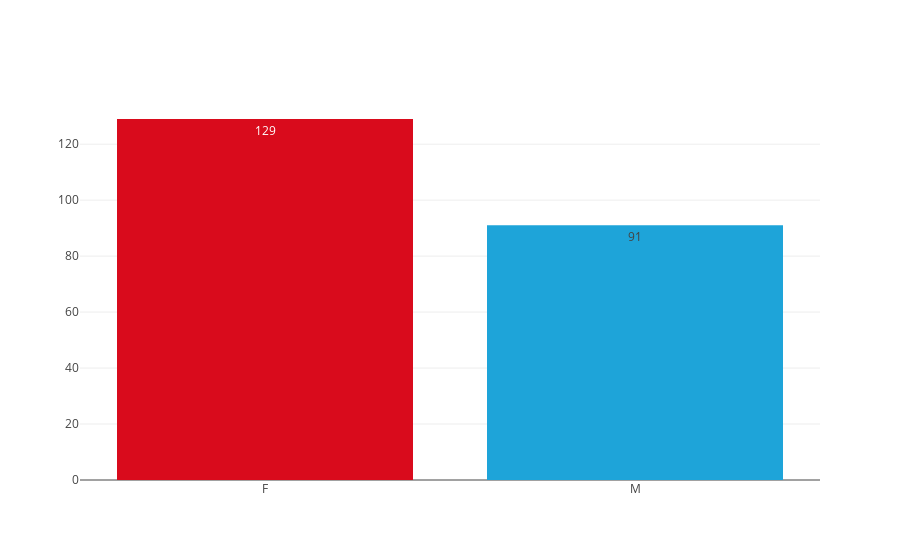

Notebook cell for this chart:
### Markdown cell above
## Main Page

### Code cell
df_plot1 = plot_Fig1(data_encoding)

fig1 = go.Figure(data=[go.Bar( 
                    x=df_plot1['Género'], 
                    y=df_plot1['Cantidad de beneficiarios'],
                    text = df_plot1['Cantidad de beneficiarios'],
                    textposition='auto')
])
fig1.update_traces(marker_color=['#D90B1C', '#1EA4D9'])

fig1.show()

### Figure 1 — Plotly figure (JSON) as saved in the notebook; plotly's stock layout.template omitted (floating-point values rounded to 4 significant figures)
{"data": [{"marker": {"color": ["#D90B1C", "#1EA4D9"]}, "text": [129, 91], "textposition": "auto", "type": "bar", "x": ["F", "M"], "y": [129, 91]}], "layout": {"autosize": true, "xaxis": {"autorange": true, "range": [-0.5, 1.5], "type": "category"}, "yaxis": {"autorange": true, "range": [0, 135.8], "type": "linear"}}}
